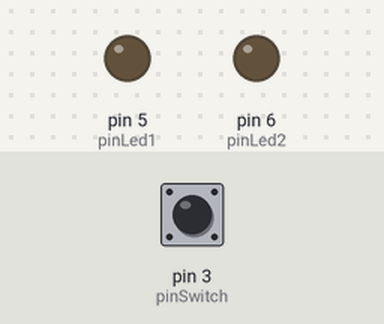
Bench run of a sketch on a simulated Arduino Uno, built with avr-gcc and run on an emulated ATmega328P. Shown: output pins drawn as LEDs (lit = HIGH). Inputs (shaded band) come from the test bench; at power-on: pin 3 (pinSwitch) HIGH. What the sketch prints to the serial monitor is not drawn.

Above: at 1.2 s.
1.3 s: pin 3 (pinSwitch) pulled LOW for 3.2 s
At 2.5 s:
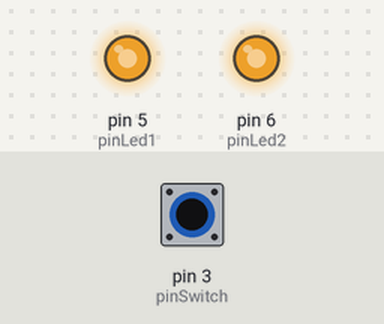
6.0 s: pin 3 (pinSwitch) pulled LOW for 0.15 s
At 7.4 s:
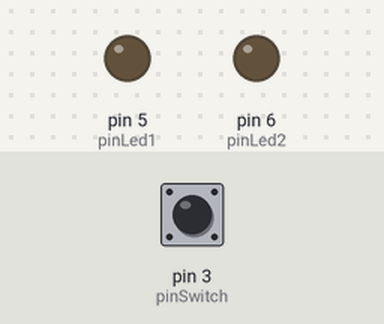
Timing chart, 0 to 9.0 s (numbered marks = the images above; inputs shaded):
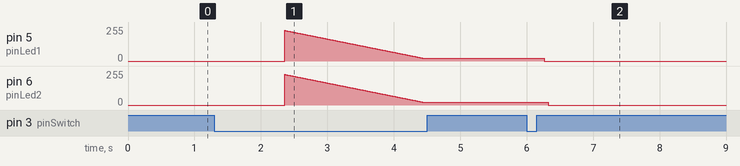

The sketch:

bathroom_lights_controller.ino
```cpp
const uint8_t pinSwitch = 3; // with pull-up enabled
// pwm is available ony on: 3,5,6,9,10,11
const uint8_t pinLed1 = 5;
const uint8_t pinLed2 = 6;

void setup() {
  Serial.begin(115200);
  pinMode(pinSwitch, INPUT);
  digitalWrite(pinSwitch, HIGH);
  pinMode(pinLed1, OUTPUT);
  pinMode(pinLed2, OUTPUT);
  Serial.println("Started!");
}

/*
// switch debouncing part
const uint16_t settleTime = 50;
bool switchState = HIGH;
bool switchStateSettling = false;
uint16_t firstStateChangeMs = 0;

void loop() {
  bool _s = digitalRead(pinSwitch);
  uint16_t _m = millis();

  if (!switchStateSettling && _s != switchState) {
    firstStateChangeMs = _m;
    switchStateSettling = true;
  }

  if (switchStateSettling && (_m - firstStateChangeMs) > settleTime) {
    switchStateSettling = false;
    switchState = _s;
  }
}
*/

const uint8_t minPwmState = 20;
bool ledStateIsOn = false;
uint8_t ledPwmState = 230;
bool ascendLedPwm = false;

// switch debouncing part
const uint16_t settleTime = 50;
bool switchState = HIGH;

// switch click/longclick part
const uint16_t shortClickMaxTimeMs = 500;
const uint16_t longClickMinTimeMs = 1000;
const uint16_t longClickStepMs = 10;
bool clickStarted = false;
uint16_t clickStartMs = 0;
uint8_t initialLedPwmState = 0;

void fadeOut(uint8_t pin, uint8_t currentValue) {
  for (uint8_t i = currentValue; i>=1; i--) {
    delay(3);
    analogWrite(pin,i);
  }
  delay(3);
  analogWrite(pin,0);
}

void loop() {
  bool switchStateChanged = false;
  if (digitalRead(pinSwitch) != switchState) {
    delay(settleTime);
    bool newSwitchState = digitalRead(pinSwitch);;
    if (switchState != newSwitchState) {
      switchStateChanged = true;
    }
    switchState = newSwitchState;
  }

  bool _clickFinished = false;
  uint16_t _ms = millis();
  if (switchStateChanged) {
    if (switchState == LOW) {
      clickStarted = true;
      clickStartMs = _ms;
    } else {
      clickStarted = false;
      _clickFinished = true;
    }
  }

  bool _ledStateToggle = false;
  if (_clickFinished) {
    if ((_ms - clickStartMs) < shortClickMaxTimeMs) {
      // short click (toggle switch)
      _ledStateToggle = true;

      ledStateIsOn = !ledStateIsOn;
      if (ledStateIsOn) {
        analogWrite(pinLed1, ledPwmState);
        analogWrite(pinLed2, ledPwmState);
      } else {
        fadeOut(pinLed1, ledPwmState);//analogWrite(pinLed1, 0);
        fadeOut(pinLed2, ledPwmState);//analogWrite(pinLed2, 0);
      }
    } else if ((_ms - clickStartMs) >= longClickMinTimeMs) {
      //Serial.println();
      //Serial.println("TOGGLED PWM ASCENDING!");
      ascendLedPwm = !ascendLedPwm;
    }

  } else if (clickStarted && (_ms - clickStartMs) >= longClickMinTimeMs) {

    uint16_t steps = (_ms - clickStartMs - longClickMinTimeMs) / longClickStepMs;
    if (steps == 0) {
      initialLedPwmState = ledPwmState;
    } else if (steps < 300) {
      uint16_t r = 10000 + initialLedPwmState - minPwmState;
      if (ascendLedPwm) r += steps;
      else r -= steps;

      uint8_t rr;
      if (r < 10000) rr = 0;
      else if (r > (10255-minPwmState)) rr = 255-minPwmState;
      else rr = (r - 10000);

      //Serial.print(rr,HEX); Serial.print(" ");
      ledPwmState = rr + minPwmState;
      analogWrite(pinLed1, ledPwmState);
      analogWrite(pinLed2, ledPwmState);
      ledStateIsOn = true;
    }
  }
}
```

Measured:
- after the input at 6.0 s, pin 5 (pinLed1): 20/255 → 0/255 after 0.26 s; pin 6 (pinLed2): 20/255 → 0/255 after 0.33 s
